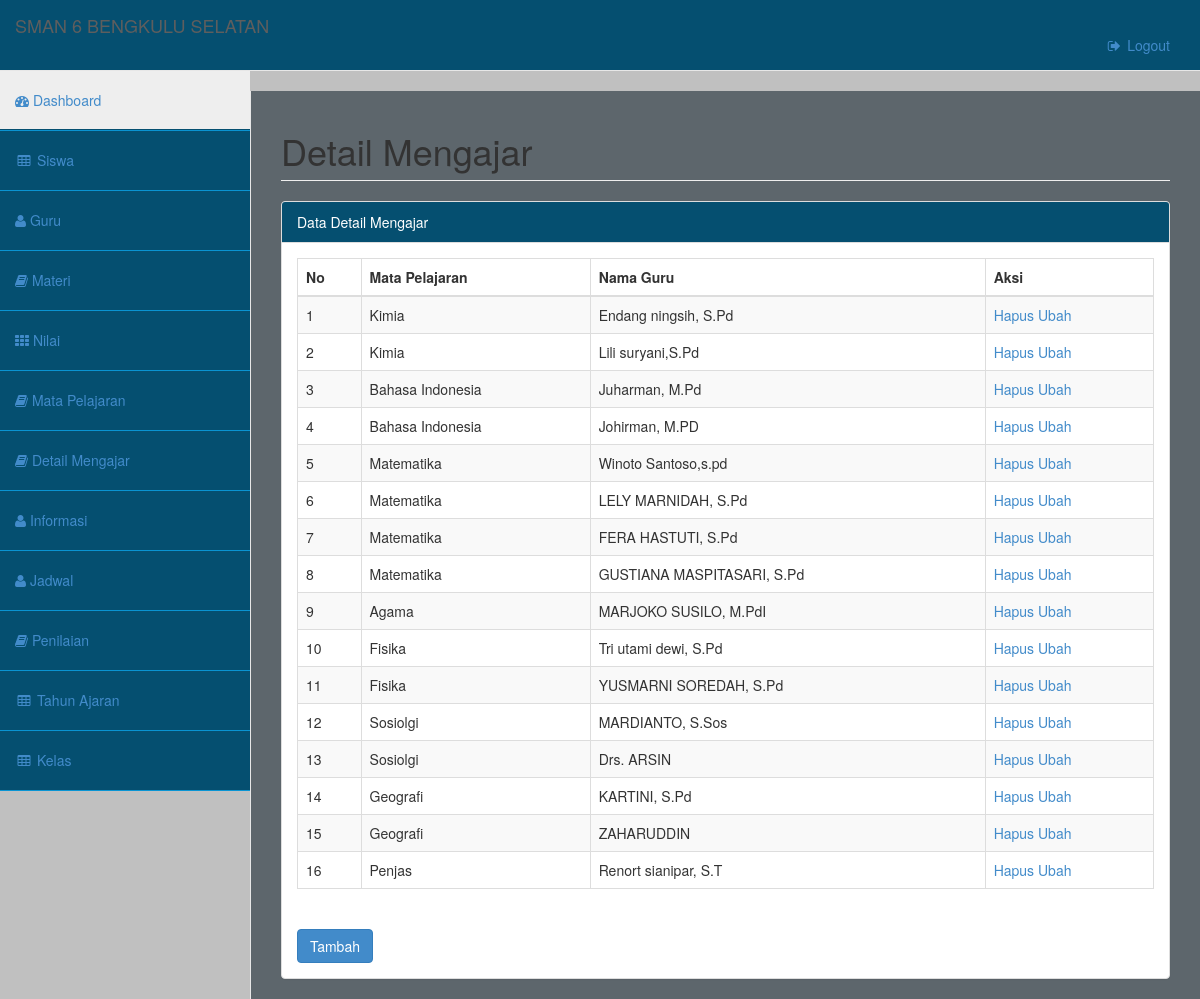
Page /admin/index.php?halaman=mengajar (signed in) on the committed database.
### tables this page shows
CREATE TABLE IF NOT EXISTS `mengajar` (
  `id_mengajar` int(11) NOT NULL AUTO_INCREMENT,
  `id_matpel` int(11) NOT NULL,
  `id_guru` int(11) NOT NULL,
  PRIMARY KEY (`id_mengajar`)
);

CREATE TABLE IF NOT EXISTS `matpel` (
  `id_matpel` int(11) NOT NULL AUTO_INCREMENT,
  `nama_matpel` varchar(225) NOT NULL,
  `id_guru` int(11) NOT NULL,
  PRIMARY KEY (`id_matpel`)
);

CREATE TABLE IF NOT EXISTS `guru` (
  `id_guru` int(11) NOT NULL AUTO_INCREMENT,
  `nip` varchar(225) NOT NULL,
  `password` varchar(255) NOT NULL,
  `nama_guru` varchar(225) NOT NULL,
  `tanggal_lahir` date NOT NULL,
  `tempat_lahir` varchar(225) NOT NULL,
  `alamat` text NOT NULL,
  `pangkat` varchar(225) NOT NULL,
  `jabatan` varchar(225) NOT NULL,
  PRIMARY KEY (`id_guru`)
);

### config/koneksi.php (called while the page is built, shortened)
<?php
class guru{
	function tampilguru(){
		$guru=mysql_query("SELECT * FROM guru");
		while($g=mysql_fetch_array($guru))
			$data[]=$g;
			return $data;
	}
}
class mengajar{
	function tampilmengajar(){
		$mengajar=mysql_query("SELECT * FROM mengajar m JOIN matpel ma ON m.id_matpel = ma.id_matpel JOIN guru gr on m.id_guru = gr.id_guru order by m.id_mengajar");
		while($p=mysql_fetch_array($mengajar))
			$data[]=$p;
		return $data;
	}
}
?>

### admin/mengajar.php (the view, shortened to what this page needs)
<<?php
if(isset($_GET['bagian'])) {
	if($_GET['bagian']=='tambah') { ?>
	<div id="page-wrapper">
            <div class="row">
                <div class="col-lg-12">
                    <h1 class="page-header">Detail Mengajar</h1>
                </div>
            </div>
            <div class="row">
                <div class="col-lg-12">
                    <div class="panel panel-default">
                        <div class="panel-heading">
                            Tambah Data Mengajar
                        </div>
                        <div class="panel-body">
                            <div class="table-responsive">
                      <form class="form-horizontal style-form" method="POST" enctype="multipart/form-data">
                          <div class="form-group">
                          <label class="col-sm-2 col-sm-2">Mata Pelajaran :</label>
                          <div class="col-sm-10">
                          <select class="form-control" name="id_matpel" id="">
                          <option>Pilih Mata Pelajaran</option>
                          <?php
                          $matapelajaran= $mengajar->tampilmatapelajaran();
              foreach ($matapelajaran as $matpel){ ?>
                            <option value="<?php echo $matpel['id_matpel']; ?>"><?php echo $matpel['nama_matpel']; ?></option>
                          <?php } ?>
                          </select>
                          </div>
                        </div>
                          <div class="form-group">
                        	<label class="col-sm-2 col-sm-2">Nama Guru :</label>
                        	<div class="col-sm-10">
                        	<select class="form-control" name="id_guru" id="">
                        	<option>Pilih guru</option>
                        	<?php
                        	$gurupengajar= $pengajar->tampilguru();
							foreach ($gurupengajar as $pembimbing){ ?>
                           	<option value="<?php echo $pembimbing['id_guru']; ?>"><?php echo $pembimbing['nama_guru']; ?></option>
                        	<?php } ?>
                        	</select>
                        	</div>
                        </div>
                          <input type="submit" name="simpanmatpel" value="Simpan">
                          <?php
							if(isset ($_POST['simpanmatpel'])) {
							$mengajar->simpanmengajar($_POST['id_matpel'],$_POST['id_guru']);
							echo"<script>alert('data tersimpan'); window.location='index.php?halaman=mengajar';</script>";
							 }
						  ?>
                       </form>
                  </div>
          		</div>
          	</div>
		</div>
	</div>
</div>
	<?php }elseif ($_GET['bagian']=='ubah') { ?>
	<div id="page-wrapper">
            <div class="row">
                <div class="col-lg-12">
                    <h1 class="page-header">Detail Mengajar</h1>
                </div>
                <?php
                $ambil = $mengajar->ambilmengajar($_GET['id_mengajar']);
                foreach ($ambil as $tampil) {
                  $nama_matpel = $tampil['nama_matpel'];
                  $nama_guru = $tampil['nama_guru'];
                }
                 ?>
            </div>
            <div class="row">
                <div class="col-lg-12">
                    <div class="panel panel-default">
                        <div class="panel-heading">
                            Tambah Data Mengajar
                        </div>
                        <div class="panel-body">
                            <div class="table-responsive">
                      <form class="form-horizontal style-form" method="POST" enctype="multipart/form-data">
                          <div class="form-group">
                          <label class="col-sm-2 col-sm-2">Mata Pelajaran :</label>
                          <div class="col-sm-10">
                          <select class="form-control" name="id_matpel" id="">
                          <option>
                            <?php
                              echo $nama_matpel;
                             ?>
                           </option>
                          <?php
                          $matapelajaran= $mengajar->tampilmatapelajaran();
              foreach ($matapelajaran as $matpel){ ?>
                            <option value="<?php echo $matpel['id_matpel']; ?>"><?php echo $matpel['nama_matpel']; ?></option>
                          <?php } ?>
                          </select>
                          </div>
                        </div>
                          <div class="form-group">
                          <label class="col-sm-2 col-sm-2">Nama Guru :</label>
                          <div class="col-sm-10">
                          <select class="form-control" name="id_guru" id="">
                          <option>
                            <?php
                              echo $nama_guru;
                             ?>
                           </option>
                          <?php
                          $gurupengajar= $pengajar->tampilguru();
              foreach ($gurupengajar as $pembimbing){ ?>
                            <option value="<?php echo $pembimbing['id_guru']; ?>"><?php echo $pembimbing['nama_guru']; ?></option>
                          <?php } ?>
                          </select>
                          </div>
                        </div>
                          <input type="submit" name="simpanmengajar" value="Simpan">
                          <?php
              if(isset ($_POST['simpanmengajar'])) {
              $mengajar->ubahmengajar($_POST['id_matpel'],$_POST['id_guru'],$_GET['id_mengajar']);
              echo"<script>alert('data tersimpan'); window.location='index.php?halaman=mengajar';</script>";
               }
              ?>
                       </form>
                  </div>
              </div>
            </div>
    </div>
  </div>
</div>
<?php }
}else{ ?>
	<div id="page-wrapper">
            <div class="row">
                <div class="col-lg-12">
                    <h1 class="page-header">Detail Mengajar</h1>
                </div>
            </div>
            <div class="row">
                <div class="col-lg-12">
                    <div class="panel panel-default">
                        <div class="panel-heading">
                            Data Detail Mengajar
                        </div>
                        <div class="panel-body">
                            <div class="table-responsive">
                        	<table class="table table-striped table-bordered table-hover" id="dataTables-example">
				                <thead>
				                <tr>
				                	<th>No</th>
				                	<th>Mata Pelajaran</th>
				                	<th>Nama Guru</th>
				                	<th>Aksi</th>
				                </tr>
				                </thead>
				                <tbody>
						      	<?php
									$nomor= 1;
									$mengajar= $mengajar->tampilmengajar();
									foreach ($mengajar as $gurumengajar) {
								?>
								<tr>
									<td> <?php echo $nomor; ?></td>
									<td> <?php echo $gurumengajar ['nama_matpel']; ?></td>
									<td>
										<?php
										$gurupengajar= $pengajar->tampilguru();
										foreach ($gurupengajar as $pembimbing){
											if($gurumengajar['id_guru']==$pembimbing['id_guru']){
												echo $pembimbing['nama_guru'];
											}
										}
										?>
									</td>
									<td><a href="index.php?halaman=mengajar&aksi=hapus&id_mengajar=<?php echo $gurumengajar['id_mengajar'] ?>">Hapus</a>
									<a href="index.php?halaman=mengajar&bagian=ubah&id_mengajar=<?php echo $gurumengajar['id_mengajar'] ?>">Ubah</a></td>
								</tr>
								<?php
								$nomor++;
								}?>
								</table>
	                </div><! --/content-panel -->
	                <br>
	                <a href="index.php?halaman=mengajar&bagian=tambah" class="btn btn-primary">Tambah</a>
	              </div>
			</div>
		</div>
	</div>
</div>
<?php }
?>

### admin/css/style.css (style rules this page uses)
.panel .panel-heading { background:#054F70; color:#fff; }

### admin/css/sb-admin-2.css (style rules this page uses)
body { background-color: #c0c0c0; }
#page-wrapper { padding: 0 15px; min-height: 568px; background-color: #5D666C; }
@media (min-width:768px) { #page-wrapper { position: inherit; margin: 0 0 0 250px; padding: 0 30px; border-left: 1px solid #e7e7e7; } }

### rows in the picture
mengajar: id_matpel.nama_matpel "Kimia"
guru: nama_guru "Endang ningsih, S.Pd"
mengajar: id_matpel.nama_matpel "Kimia"
guru: nama_guru "Lili suryani,S.Pd"
mengajar: id_matpel.nama_matpel "Bahasa Indonesia"
guru: nama_guru "Juharman, M.Pd"
mengajar: id_matpel.nama_matpel "Bahasa Indonesia"
guru: nama_guru "Johirman, M.PD"
mengajar: id_matpel.nama_matpel "Matematika"
guru: nama_guru "Winoto Santoso,s.pd"
mengajar: id_matpel.nama_matpel "Matematika"
guru: nama_guru "LELY MARNIDAH, S.Pd"
mengajar: id_matpel.nama_matpel "Matematika"
guru: nama_guru "FERA HASTUTI, S.Pd"
mengajar: id_matpel.nama_matpel "Matematika"
guru: nama_guru "GUSTIANA MASPITASARI, S.Pd"
mengajar: id_matpel.nama_matpel "Agama"
guru: nama_guru "MARJOKO SUSILO, M.PdI"
mengajar: id_matpel.nama_matpel "Fisika"
guru: nama_guru "Tri utami dewi, S.Pd"
mengajar: id_matpel.nama_matpel "Fisika"
guru: nama_guru "YUSMARNI SOREDAH, S.Pd"
mengajar: id_matpel.nama_matpel "Sosiolgi"
guru: nama_guru "MARDIANTO, S.Sos"
mengajar: id_matpel.nama_matpel "Sosiolgi"
guru: nama_guru "Drs. ARSIN"
mengajar: id_matpel.nama_matpel "Geografi"
guru: nama_guru "KARTINI, S.Pd"
mengajar: id_matpel.nama_matpel "Geografi"
guru: nama_guru "ZAHARUDDIN"
mengajar: id_matpel.nama_matpel "Penjas"
guru: nama_guru "Renort sianipar, S.T"
